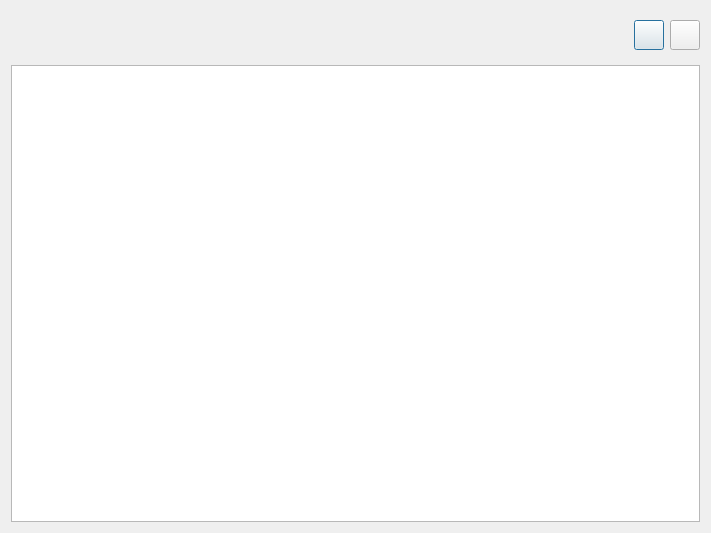
<?xml version="1.0" encoding="UTF-8"?>
<ui version="4.0">
 <class>NetV4PoolDialog</class>
 <widget class="QDialog" name="NetV4PoolDialog">
  <property name="geometry">
   <rect>
    <x>0</x>
    <y>0</y>
    <width>711</width>
    <height>533</height>
   </rect>
  </property>
  <property name="minimumSize">
   <size>
    <width>700</width>
    <height>500</height>
   </size>
  </property>
  <property name="font">
   <font>
    <family>Tahoma</family>
    <pointsize>10</pointsize>
   </font>
  </property>
  <property name="windowTitle">
   <string>IPv4 Network Pool</string>
  </property>
  <property name="windowIcon">
   <iconset resource="../../../../../image.qrc">
    <normaloff>:/Image/network.png</normaloff>:/Image/network.png</iconset>
  </property>
  <layout class="QVBoxLayout" name="verticalLayout">
   <item>
    <layout class="QHBoxLayout" name="horizontalLayout">
     <item>
      <widget class="QLabel" name="pix">
       <property name="minimumSize">
        <size>
         <width>48</width>
         <height>48</height>
        </size>
       </property>
       <property name="maximumSize">
        <size>
         <width>48</width>
         <height>48</height>
        </size>
       </property>
       <property name="font">
        <font>
         <family>Tahoma</family>
         <pointsize>10</pointsize>
        </font>
       </property>
       <property name="text">
        <string/>
       </property>
       <property name="pixmap">
        <pixmap resource="../../../../../image.qrc">:/Image/network.png</pixmap>
       </property>
       <property name="scaledContents">
        <bool>true</bool>
       </property>
      </widget>
     </item>
     <item>
      <spacer name="horizontalSpacer">
       <property name="font">
        <font>
         <family>Tahoma</family>
         <pointsize>10</pointsize>
        </font>
       </property>
       <property name="orientation">
        <enum>Qt::Horizontal</enum>
       </property>
       <property name="sizeHint" stdset="0">
        <size>
         <width>40</width>
         <height>20</height>
        </size>
       </property>
      </spacer>
     </item>
     <item>
      <widget class="QPushButton" name="searchBtn">
       <property name="minimumSize">
        <size>
         <width>30</width>
         <height>30</height>
        </size>
       </property>
       <property name="maximumSize">
        <size>
         <width>30</width>
         <height>30</height>
        </size>
       </property>
       <property name="font">
        <font>
         <family>Tahoma</family>
         <pointsize>10</pointsize>
        </font>
       </property>
       <property name="toolTip">
        <string>Search</string>
       </property>
       <property name="text">
        <string/>
       </property>
       <property name="icon">
        <iconset resource="../../../../../image.qrc">
         <normaloff>:/Image/Search.png</normaloff>:/Image/Search.png</iconset>
       </property>
       <property name="iconSize">
        <size>
         <width>20</width>
         <height>20</height>
        </size>
       </property>
      </widget>
     </item>
     <item>
      <widget class="QPushButton" name="addBtn">
       <property name="minimumSize">
        <size>
         <width>30</width>
         <height>30</height>
        </size>
       </property>
       <property name="maximumSize">
        <size>
         <width>30</width>
         <height>30</height>
        </size>
       </property>
       <property name="font">
        <font>
         <family>Tahoma</family>
         <pointsize>10</pointsize>
        </font>
       </property>
       <property name="toolTip">
        <string>Add New Network</string>
       </property>
       <property name="text">
        <string/>
       </property>
       <property name="icon">
        <iconset resource="../../../../../image.qrc">
         <normaloff>:/Image/add.png</normaloff>:/Image/add.png</iconset>
       </property>
       <property name="iconSize">
        <size>
         <width>20</width>
         <height>20</height>
        </size>
       </property>
      </widget>
     </item>
    </layout>
   </item>
   <item>
    <widget class="QTableView" name="ipTV">
     <property name="font">
      <font>
       <family>Tahoma</family>
       <pointsize>11</pointsize>
      </font>
     </property>
     <property name="alternatingRowColors">
      <bool>true</bool>
     </property>
     <property name="selectionMode">
      <enum>QAbstractItemView::SingleSelection</enum>
     </property>
     <property name="selectionBehavior">
      <enum>QAbstractItemView::SelectRows</enum>
     </property>
    </widget>
   </item>
  </layout>
  <action name="actionEditNetwork">
   <property name="icon">
    <iconset resource="../../../../../image.qrc">
     <normaloff>:/Image/edit.png</normaloff>:/Image/edit.png</iconset>
   </property>
   <property name="text">
    <string>Edit Network</string>
   </property>
   <property name="toolTip">
    <string>Edit Network</string>
   </property>
  </action>
  <action name="actionRemveNetwork">
   <property name="icon">
    <iconset resource="../../../../../image.qrc">
     <normaloff>:/Image/remove.png</normaloff>:/Image/remove.png</iconset>
   </property>
   <property name="text">
    <string>Remve Network</string>
   </property>
   <property name="toolTip">
    <string>Remve Network</string>
   </property>
  </action>
  <action name="actionSubNetworkPool">
   <property name="icon">
    <iconset resource="../../../../../image.qrc">
     <normaloff>:/Image/subnet.png</normaloff>:/Image/subnet.png</iconset>
   </property>
   <property name="text">
    <string>View Subnet Pool</string>
   </property>
   <property name="toolTip">
    <string>Subnet Pool</string>
   </property>
  </action>
  <action name="actionNetwork_Assignment">
   <property name="icon">
    <iconset resource="../../../../../image.qrc">
     <normaloff>:/Image/connection.png</normaloff>:/Image/connection.png</iconset>
   </property>
   <property name="text">
    <string>Assign Network</string>
   </property>
   <property name="toolTip">
    <string>network Assignment</string>
   </property>
  </action>
  <action name="actionRefresh">
   <property name="icon">
    <iconset resource="../../../../../image.qrc">
     <normaloff>:/Image/refresh.png</normaloff>:/Image/refresh.png</iconset>
   </property>
   <property name="text">
    <string>Refresh</string>
   </property>
   <property name="toolTip">
    <string>Refresh</string>
   </property>
  </action>
  <action name="actionExport_PDF">
   <property name="icon">
    <iconset resource="../../../../../image.qrc">
     <normaloff>:/Image/pdf.png</normaloff>:/Image/pdf.png</iconset>
   </property>
   <property name="text">
    <string>Export PDF</string>
   </property>
   <property name="toolTip">
    <string>Export PDF</string>
   </property>
  </action>
 </widget>
 <tabstops>
  <tabstop>addBtn</tabstop>
  <tabstop>searchBtn</tabstop>
  <tabstop>ipTV</tabstop>
 </tabstops>
 <resources>
  <include location="../../../../../image.qrc"/>
 </resources>
 <connections/>
</ui>
